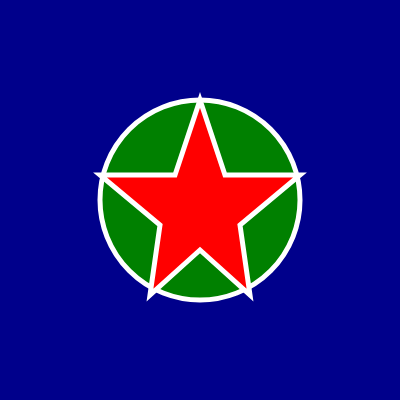
Frame 1 (no input)
Frame 60 (no input): identical to frame 1, image omitted
Frame 120 (the mouse pressed at the canvas centre since frame 60): identical to frame 1, image omitted

The p5.js sketch that drew this single still picture (run headless with seeded random() and noise() and a simulated clock; from frame 60 on, the mouse is pressed at the canvas centre):

// p5.js sketch
// ── sketch.js
function setup() {
  createCanvas(400, 400);
  colorMode(RGB);
  background("darkblue");

  stroke('white');
  strokeWeight(5)
  fill("green");
  circle(200,200,200)

  //star
  fill('red');
  beginShape();

  vertex(100,175);
  vertex(175,175);

  vertex(200,100);

  vertex(225,175);
  vertex(300,175);

  vertex(240,225);
  
  vertex(250,295);
  vertex(200,250);
  vertex(150,295);

  vertex(160,225);
  

  endShape(CLOSE);
}

function draw() {
}
